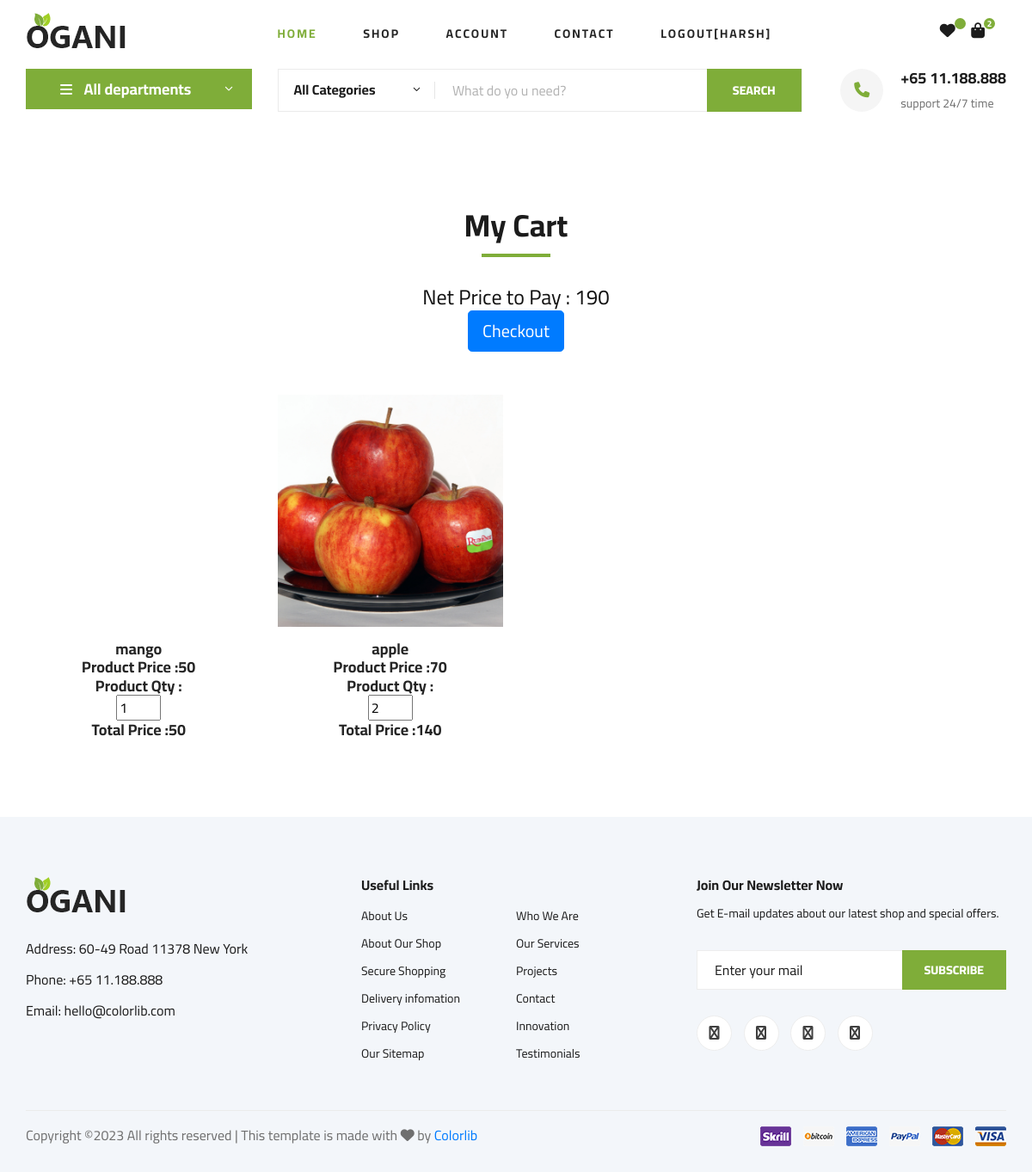
Page /cart/ (signed in) on the committed database.
### ecommerce/models.py (models this page shows, shortened)
class User(models.Model):
    fname=models.CharField(max_length=100)
    lname=models.CharField(max_length=100)
    email=models.EmailField()
    mobile=models.PositiveIntegerField()
    address=models.TextField()
    password=models.CharField(max_length=100)
    usertype=models.CharField(max_length=100,default="buyer")

class Cart(models.Model):
    user=models.ForeignKey(User,on_delete=models.CASCADE)
    product=models.ForeignKey(Product,on_delete=models.CASCADE)
    date=models.DateTimeField(default=timezone.now)
    product_qty=models.PositiveIntegerField()
    total_price=models.PositiveIntegerField()
    payment_status=models.BooleanField(default=False)

class Product(models.Model):
    seller=models.ForeignKey(User,on_delete=models.CASCADE)
    product_name=models.CharField(max_length=100)
    product_price=models.PositiveIntegerField()
    product_desc=models.TextField()
    product_image=models.ImageField(upload_to="product_image/")

### ecommerce/views.py (the view)
# urls.py: path('cart/',views.cart,name="cart"),
def cart(request):
	net_price=0
	user=User.objects.get(email=request.session['email'])
	carts=Cart.objects.filter(user=user)
	for i in carts:
		net_price+=i.total_price
	request.session['cart_count']=len(carts)
	return render(request,'cart.html',{'carts':carts,'net_price':net_price})

### ecommerce/templates/cart.html (shortened to what this page needs)
{% extends 'header.html' %}
{% load static %}
{% block content %}
<!DOCTYPE html>
<html lang="zxx">
<head>
</head>
<body>
    <section class="featured spad">
        <div class="container">
            <div class="row">
                <div class="col-lg-12">
                    <div class="section-title">
                        <h2>My Cart</h2>
                        <br><br>
                        <h4>Net Price to Pay : {{net_price}}</h4>
                        <form method="post">
                            <button type="button" class="btn btn-lg btn-primary" id="checkout-button">Checkout</button>
                        </form>
                    </div>
                </div>
            </div>
            <div class="row featured__filter">
                {% for i in carts %}
                <div class="col-lg-3 col-md-4 col-sm-6 mix oranges fresh-meat">
                    <div class="featured__item">
                        <div class="featured__item__pic set-bg" data-setbg="{{i.product.product_image.url}}">
                        </div>
                        <div class="featured__item__text">
                            <h5>{{i.product.product_name}}</h5>
                            <h5>Product Price :{{i.product.product_price}}</h5>
                            <h5>Product Qty : </h5>
                            <form name="change_qty" method="post" action="{% url 'change-qty' %}">
                                <input type="number" name="product_qty" min="1" max="20" value="{{i.product_qty}}" onchange="this.form.submit();">
                            </form>
                            <h5>Total Price :{{i.total_price}}</h5>
                        </div>
                    </div>
                </div>
                {% endfor %}
            </div>
        </div>
    </section>
</body>
</html>
{% endblock %}

### ecommerce/templates/header.html (shortened to what this page needs)
{% load static %}
<!DOCTYPE html>
<html lang="zxx">
<head>
    <link rel="stylesheet" href="{% static 'css/bootstrap.min.css' %}" type="text/css">
    <link rel="stylesheet" href="{% static 'css/font-awesome.min.css' %}" type="text/css">
    <link rel="stylesheet" href="{% static 'css/elegant-icons.css' %}" type="text/css">
    <link rel="stylesheet" href="{% static 'css/nice-select.css' %}" type="text/css">
    <link rel="stylesheet" href="{% static 'css/jquery-ui.min.css' %}" type="text/css">
    <link rel="stylesheet" href="{% static 'css/owl.carousel.min.css' %}" type="text/css">
    <link rel="stylesheet" href="{% static 'css/slicknav.min.css' %}" type="text/css">
    <link rel="stylesheet" href="{% static 'css/style.css' %}" type="text/css">
    <link rel="stylesheet" href="https://cdnjs.cloudflare.com/ajax/libs/font-awesome/6.4.2/css/all.min.css" />
</head>
<body>
    <header class="header">
        <div class="container">
            <div class="row">
                <div class="col-lg-3">
                    <div class="header__logo">
                        <a href="/"><img src="{% static 'img/logo.png' %}" alt=""></a>
                    </div>
                </div>
                <div class="col-lg-7">
                    <nav class="header__menu">
                        <ul>
                            <li class="active"><a href="/">Home</a></li>
                            <li><a href="{% url 'shop-grid' %}">Shop</a></li>
                            <li><a href="#">Account</a>
                            </li>
                            <li><a href="{% url 'contact' %}">Contact</a></li>
                            {% if request.session.email %}
                                <li><a href="{% url 'logout' %}">Logout[{{request.session.fname}}]</a></li>
                            {% else %}
                                <li><a href="{% url 'signup' %}">Signup</a></li>
                                <li><a href="{% url 'login' %}">Login</a></li>
                            {% endif %}
                        </ul>
                    </nav>
                </div>
                <div class="col-lg-2">
                    <div class="header__cart">
                        <ul>
                            {% if request.session.email %}
                                <li><a href="{% url 'wishlist' %}"><i class="fa fa-heart"></i> <span>{{request.session.wishlist_count}}</span></a></li>
                                <li><a href="{% url 'cart' %}"><i class="fa fa-shopping-bag"></i> <span>{{request.session.cart_count}}</span></a></li>
                            {% endif %}
                        </ul>
                    </div>
                </div>
            </div>
        </div>
    </header>
    <section class="hero hero-normal">
        <div class="container">
            <div class="row">
                <div class="col-lg-3">
                    <div class="hero__categories">
                        <div class="hero__categories__all">
                            <i class="fa fa-bars"></i>
                            <span>All departments</span>
                        </div>
                    </div>
                </div>
                <div class="col-lg-9">
                    <div class="hero__search">
                        <div class="hero__search__form">
                            <form action="#">
                                <div class="hero__search__categories">
                                    All Categories
                                    <span class="arrow_carrot-down"></span>
                                </div>
                                <input type="text" placeholder="What do yo u need?">
                                <button type="submit" class="site-btn">SEARCH</button>
                            </form>
                        </div>
                        <div class="hero__search__phone">
                            <div class="hero__search__phone__icon">
                                <i class="fa fa-phone"></i>
                            </div>
                            <div class="hero__search__phone__text">
                                <h5>+65 11.188.888</h5>
                                <span>support 24/7 time</span>
                            </div>
                        </div>
                    </div>
                </div>
            </div>
        </div>
    </section>
    {% block content %}
    {% endblock %}
    <footer class="footer spad">
        <div class="container">
            <div class="row">
                <div class="col-lg-3 col-md-6 col-sm-6">
                    <div class="footer__about">
                        <div class="footer__about__logo">
                            <a href="./index.html"><img src="{% static 'img/logo.png' %}" alt=""></a>
                        </div>
                        <ul>
                            <li>Address: 60-49 Road 11378 New York</li>
                            <li>Phone: +65 11.188.888</li>
                            <li>Email: hello@colorlib.com</li>
                        </ul>
                    </div>
                </div>
                <div class="col-lg-4 col-md-6 col-sm-6 offset-lg-1">
                    <div class="footer__widget">
                        <h6>Useful Links</h6>
                        <ul>
                            <li><a href="#">About Us</a></li>
                            <li><a href="#">About Our Shop</a></li>
                            <li><a href="#">Secure Shopping</a></li>
                            <li><a href="#">Delivery infomation</a></li>
                            <li><a href="#">Privacy Policy</a></li>
                            <li><a href="#">Our Sitemap</a></li>
                        </ul>
                        <ul>
                            <li><a href="#">Who We Are</a></li>
                            <li><a href="#">Our Services</a></li>
                            <li><a href="#">Projects</a></li>
                            <li><a href="#">Contact</a></li>
                            <li><a href="#">Innovation</a></li>
                            <li><a href="#">Testimonials</a></li>
                        </ul>
                    </div>
                </div>
                <div class="col-lg-4 col-md-12">
                    <div class="footer__widget">
                        <h6>Join Our Newsletter Now</h6>
                        <p>Get E-mail updates about our latest shop and special offers.</p>
                        <form action="#">
                            <input type="text" placeholder="Enter your mail">
                            <button type="submit" class="site-btn">Subscribe</button>
                        </form>
                        <div class="footer__widget__social">
                            <a href="#"><i class="fa fa-facebook"></i></a>
                            <a href="#"><i class="fa fa-instagram"></i></a>
                            <a href="#"><i class="fa fa-twitter"></i></a>
                            <a href="#"><i class="fa fa-pinterest"></i></a>
                        </div>
                    </div>
                </div>
            </div>
            <div class="row">
                <div class="col-lg-12">
                    <div class="footer__copyright">
                        <div class="footer__copyright__text"><p>
  Copyright &copy;<script>document.write(new Date().getFullYear());</script> All rights reserved | This template is made with <i class="fa fa-heart" aria-hidden="true"></i> by <a href="https://colorlib.com" target="_blank">Colorlib</a>
  </p></div>
                        <div class="footer__copyright__payment"><img src="{% static 'img/payment-item.png' %}" alt=""></div>
                    </div>
                </div>
            </div>
        </div>
    </footer>
</body>
</html>

### rows in the picture
User: session.fname "HARSH"
Cart: product.product_name "mango", product.product_price "50", product_qty "1", total_price "50"
Cart: shows a picture, product.product_name "apple", product.product_price "70", product_qty "2", total_price "140"

### other values in the picture
{{ request.session.cart_count }} "2"
{{ net_price }} "190"
